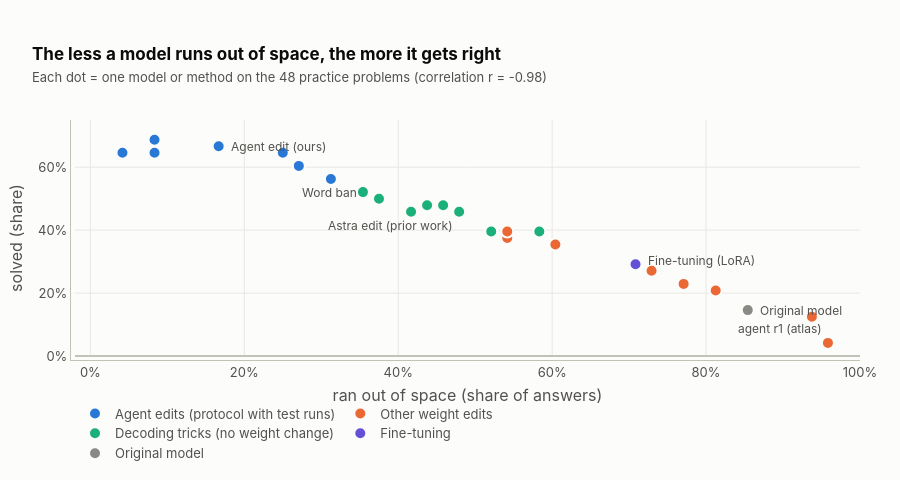

The notebook cell saved with this chart:
### Markdown cell above
## 4. Why it works: stop the loops, and the answers follow

Every method and every edited model we ever tested on the practice set is one dot. Horizontally: how often it ran
out of space. Vertically: how often it was right.

### Code cell
G = {"Agent edits (protocol with test runs)": BLUE, "Other weight edits": ORANGE, "Decoding tricks (no weight change)": AQUA,
     "Fine-tuning": VIOLET, "Original model": GRAY}
def group(a):
    if a == "base": return "Original model"
    if a.startswith("ft_"): return "Fine-tuning"
    if a.startswith(("lb", "bf")): return "Decoding tricks (no weight change)"
    if a in ("m2a_a1", A1, "m2a_a2", A1 + "+bf4096", "m2a_f1", "m2a_f2", "m2a_f1_224719_221"): return "Agent edits (protocol with test runs)"
    return "Other weight edits"
NICE = {"m2a_r1": "agent r1 (atlas)", "m2a_a0": "agent a0", "m2a_r2": "agent r2 (atlas)", "m2a_r3": "agent r3 (atlas)",
        "m2a_a1": "agent a1 (1st pick)", "m2a_r1_192156_139": "agent r1 (3rd pick)", "m2a_dose_232243_057": "dose test 1",
        "m2a_dose_232709_125": "dose test 2", "lb_w10_t0": "word ban (setting 1)", "lb_w3_t1": "word ban (setting 3)",
        "bf8192": "time limit 8,192", "m2a_naive": "automated search", "m2a_f1": "agent f1 (Fable)", "m2a_f2": "agent f2 (Fable)",
        "m2a_f1_224719_221": "agent f1 (after extension)", "bf1024a1024": "time limit 1,024, capped answer",
        "bf2048a1024": "time limit 2,048, capped answer", "bf4096a1024": "time limit 4,096, capped answer"}
fig = go.Figure()
pts = []
for a, v in gen["dev48"].items():
    s = v["summary"]; n = len(v["rows"])
    pts.append((a, s["cut"], s["acc"], n, group(a)))
for gname, col in G.items():
    P = [p for p in pts if p[4] == gname]
    fig.add_scatter(x=[p[1] for p in P], y=[p[2] for p in P], mode="markers", name=gname,
                    marker=dict(size=12, color=col, line=dict(color=SURFACE, width=2)),
                    customdata=[[ARMS[p[0]][0] if p[0] in ARMS else NICE.get(p[0], p[0]), round(p[2] * p[3]), p[3], round(p[1] * p[3])] for p in P],
                    hovertemplate="<b>%{customdata[0]}</b><br>ran out of space on %{customdata[3]} of %{customdata[2]} (%{x:.0%})<br>solved %{customdata[1]} of %{customdata[2]} (%{y:.0%})<extra></extra>")
for a, xa, ys in [("base", "left", 0), (A1, "left", 0), ("astra", "right", -14), ("ft_sft_ep2", "left", 4), ("lbx_w10_t1", "right", 0), ("m2a_r1", "right", 14)]:
    p = next(p for p in pts if p[0] == a)
    fig.add_annotation(x=p[1], y=p[2], text=ARMS[a][0] if a in ARMS else NICE[a], showarrow=False,
                       xshift=10 if xa == "left" else -4, yshift=ys, xanchor=xa, font=dict(color=INK2, size=12))
import numpy as np
r = np.corrcoef([p[1] for p in pts], [p[2] for p in pts])[0, 1]
style(fig, 480, "The less a model runs out of space, the more it gets right",
      f"Each dot = one model or method on the 48 practice problems (correlation r = {r:.2f})")
fig.update_xaxes(title="ran out of space (share of answers)", tickformat=".0%", range=[-0.02, 1.0], zeroline=False)
fig.update_yaxes(title="solved (share)", tickformat=".0%", range=[0, 0.75])
show(fig)

### Figure 1 — Plotly figure (JSON) as saved in the notebook; plotly's stock layout.template omitted (floating-point values rounded to 4 significant figures)
{"data": [{"customdata": [["agent a1 (1st pick)", 31, 48, 2], ["Agent edit (ours)", 32, 48, 8], ["Agent edit, 2nd agent", 31, 48, 4], ["Agent edit + time limit", 33, 48, 4], ["agent f1 (Fable)", 31, 48, 12], ["agent f2 (Fable)", 29, 48, 13], ["agent f1 (after extension)", 27, 48, 15]], "hovertemplate": "<b>%{customdata[0]}</b><br>ran out of space on %{customdata[3]} of %{customdata[2]} (%{x:.0%})<br>solved %{customdata[1]} of %{customdata[2]} (%{y:.0%})<extra></extra>", "marker": {"color": "#2a78d6", "line": {"color": "#fcfcfb", "width": 2}, "size": 12}, "mode": "markers", "name": "Agent edits (protocol with test runs)", "type": "scatter", "x": [0.04167, 0.1667, 0.08333, 0.08333, 0.25, 0.2708, 0.3125], "y": [0.6458, 0.6667, 0.6458, 0.6875, 0.6458, 0.6042, 0.5625]}, {"customdata": [["Astra edit (prior work)", 22, 48, 23], ["agent r1 (atlas)", 2, 48, 46], ["agent a0", 18, 48, 26], ["agent r1 (3rd pick)", 11, 48, 37], ["dose test 1", 6, 48, 45], ["dose test 2", 10, 48, 39], ["agent r2 (atlas)", 17, 48, 29], ["agent r3 (atlas)", 19, 48, 26], ["Automated search (no agent)", 13, 48, 35]], "hovertemplate": "<b>%{customdata[0]}</b><br>ran out of space on %{customdata[3]} of %{customdata[2]} (%{x:.0%})<br>solved %{customdata[1]} of %{customdata[2]} (%{y:.0%})<extra></extra>", "marker": {"color": "#eb6834", "line": {"color": "#fcfcfb", "width": 2}, "size": 12}, "mode": "markers", "name": "Other weight edits", "type": "scatter", "x": [0.4792, 0.9583, 0.5417, 0.7708, 0.9375, 0.8125, 0.6042, 0.5417, 0.7292], "y": [0.4583, 0.04167, 0.375, 0.2292, 0.125, 0.2083, 0.3542, 0.3958, 0.2708]}, {"customdata": [["word ban (setting 1)", 19, 48, 28], ["Word ban", 25, 48, 17], ["word ban (setting 3)", 19, 48, 25], ["Thinking time limit", 23, 48, 22], ["time limit 8,192", 23, 48, 21], ["time limit 1,024, capped answer", 22, 48, 23], ["time limit 2,048, capped answer", 22, 48, 20], ["time limit 4,096, capped answer", 24, 48, 18]], "hovertemplate": "<b>%{customdata[0]}</b><br>ran out of space on %{customdata[3]} of %{customdata[2]} (%{x:.0%})<br>solved %{customdata[1]} of %{customdata[2]} (%{y:.0%})<extra></extra>", "marker": {"color": "#1baf7a", "line": {"color": "#fcfcfb", "width": 2}, "size": 12}, "mode": "markers", "name": "Decoding tricks (no weight change)", "type": "scatter", "x": [0.5833, 0.3542, 0.5208, 0.4583, 0.4375, 0.4792, 0.4167, 0.375], "y": [0.3958, 0.5208, 0.3958, 0.4792, 0.4792, 0.4583, 0.4583, 0.5]}, {"customdata": [["Fine-tuning (LoRA)", 14, 48, 34]], "hovertemplate": "<b>%{customdata[0]}</b><br>ran out of space on %{customdata[3]} of %{customdata[2]} (%{x:.0%})<br>solved %{customdata[1]} of %{customdata[2]} (%{y:.0%})<extra></extra>", "marker": {"color": "#6250d6", "line": {"color": "#fcfcfb", "width": 2}, "size": 12}, "mode": "markers", "name": "Fine-tuning", "type": "scatter", "x": [0.7083], "y": [0.2917]}, {"customdata": [["Original model", 7, 48, 41]], "hovertemplate": "<b>%{customdata[0]}</b><br>ran out of space on %{customdata[3]} of %{customdata[2]} (%{x:.0%})<br>solved %{customdata[1]} of %{customdata[2]} (%{y:.0%})<extra></extra>", "marker": {"color": "#8a8985", "line": {"color": "#fcfcfb", "width": 2}, "size": 12}, "mode": "markers", "name": "Original model", "type": "scatter", "x": [0.8542], "y": [0.1458]}], "layout": {"annotations": [{"font": {"color": "#52514e", "size": 12}, "showarrow": false, "text": "Original model", "x": 0.8542, "xanchor": "left", "xshift": 10, "y": 0.1458, "yshift": 0}, {"font": {"color": "#52514e", "size": 12}, "showarrow": false, "text": "Agent edit (ours)", "x": 0.1667, "xanchor": "left", "xshift": 10, "y": 0.6667, "yshift": 0}, {"font": {"color": "#52514e", "size": 12}, "showarrow": false, "text": "Astra edit (prior work)", "x": 0.4792, "xanchor": "right", "xshift": -4, "y": 0.4583, "yshift": -14}, {"font": {"color": "#52514e", "size": 12}, "showarrow": false, "text": "Fine-tuning (LoRA)", "x": 0.7083, "xanchor": "left", "xshift": 10, "y": 0.2917, "yshift": 4}, {"font": {"color": "#52514e", "size": 12}, "showarrow": false, "text": "Word ban", "x": 0.3542, "xanchor": "right", "xshift": -4, "y": 0.5208, "yshift": 0}, {"font": {"color": "#52514e", "size": 12}, "showarrow": false, "text": "agent r1 (atlas)", "x": 0.9583, "xanchor": "right", "xshift": -4, "y": 0.04167, "yshift": 14}], "bargap": 0.25, "font": {"color": "#52514e", "family": "Inter, Helvetica, Arial, sans-serif", "size": 13}, "height": 480, "hoverlabel": {"align": "left", "bgcolor": "white", "bordercolor": "#c3c2b7", "font": {"color": "#0b0b0b", "size": 13}}, "legend": {"font": {"color": "#52514e"}, "orientation": "h", "x": 0, "xref": "paper", "y": -0.18}, "margin": {"b": 48, "l": 40, "pad": 4, "r": 40, "t": 120}, "paper_bgcolor": "#fcfcfb", "plot_bgcolor": "#fcfcfb", "title": {"font": {"color": "#0b0b0b", "size": 17}, "pad": {"l": 32, "t": 8}, "text": "<b>The less a model runs out of space, the more it gets right</b><br><span style='font-size:13px;color:#52514e'>Each dot = one model or method on the 48 practice problems (correlation r = -0.98)</span>", "x": 0, "xanchor": "left", "xref": "container"}, "xaxis": {"gridcolor": "#e8e7e3", "linecolor": "#c3c2b7", "range": [-0.02, 1.0], "tickfont": {"color": "#52514e"}, "tickformat": ".0%", "title": {"text": "ran out of space (share of answers)"}, "zeroline": false, "zerolinecolor": "#c3c2b7"}, "yaxis": {"gridcolor": "#e8e7e3", "linecolor": "#c3c2b7", "range": [0, 0.75], "tickfont": {"color": "#52514e"}, "tickformat": ".0%", "title": {"text": "solved (share)"}, "zerolinecolor": "#c3c2b7"}}}
